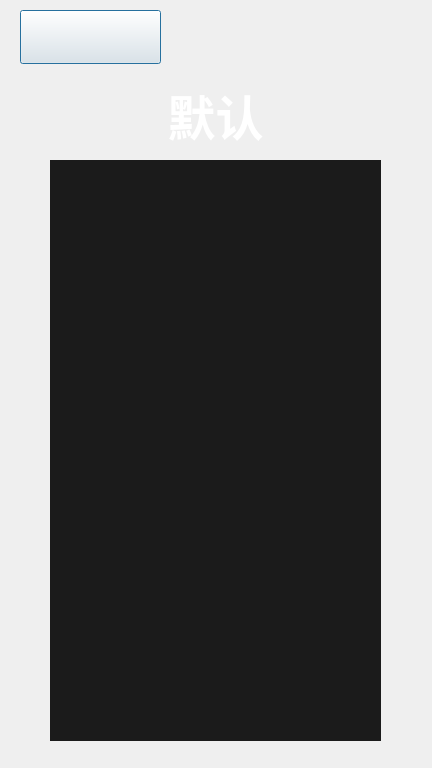
<?xml version="1.0" encoding="UTF-8"?>
<ui version="4.0">
 <class>RegionalAreaSelect</class>
 <widget class="QDialog" name="RegionalAreaSelect">
  <property name="geometry">
   <rect>
    <x>0</x>
    <y>0</y>
    <width>432</width>
    <height>768</height>
   </rect>
  </property>
  <property name="windowTitle">
   <string>疫情地图管理系统</string>
  </property>
  <widget class="QPushButton" name="exitButton">
   <property name="geometry">
    <rect>
     <x>20</x>
     <y>10</y>
     <width>141</width>
     <height>54</height>
    </rect>
   </property>
   <property name="styleSheet">
    <string notr="true">border-image: url(:/GUI/UI_btn_cancel_round.png);</string>
   </property>
  </widget>
  <widget class="QLabel" name="placeName">
   <property name="geometry">
    <rect>
     <x>50</x>
     <y>20</y>
     <width>54</width>
     <height>12</height>
    </rect>
   </property>
   <property name="text">
    <string/>
   </property>
  </widget>
  <widget class="QLabel" name="UI_display">
   <property name="geometry">
    <rect>
     <x>0</x>
     <y>0</y>
     <width>432</width>
     <height>768</height>
    </rect>
   </property>
   <property name="text">
    <string>&lt;html&gt;&lt;head/&gt;&lt;body&gt;&lt;p&gt;&lt;img src=&quot;:/GUI/UI_display.png&quot;/&gt;&lt;/p&gt;&lt;/body&gt;&lt;/html&gt;</string>
   </property>
  </widget>
  <widget class="QLabel" name="nameLabel">
   <property name="geometry">
    <rect>
     <x>60</x>
     <y>90</y>
     <width>311</width>
     <height>51</height>
    </rect>
   </property>
   <property name="font">
    <font>
     <family>思源宋体 CN Heavy</family>
     <pointsize>36</pointsize>
     <weight>75</weight>
     <bold>true</bold>
    </font>
   </property>
   <property name="layoutDirection">
    <enum>Qt::LeftToRight</enum>
   </property>
   <property name="styleSheet">
    <string notr="true">color: rgb(255, 255, 255);</string>
   </property>
   <property name="text">
    <string>默认</string>
   </property>
   <property name="alignment">
    <set>Qt::AlignCenter</set>
   </property>
  </widget>
  <widget class="QPlainTextEdit" name="plainText">
   <property name="geometry">
    <rect>
     <x>50</x>
     <y>160</y>
     <width>331</width>
     <height>581</height>
    </rect>
   </property>
   <property name="font">
    <font>
     <family>思源黑体 CN Regular</family>
     <pointsize>16</pointsize>
    </font>
   </property>
   <property name="toolTipDuration">
    <number>-1</number>
   </property>
   <property name="styleSheet">
    <string notr="true">background-color: rgb(27, 27, 27);
color: rgb(255, 255, 255);</string>
   </property>
   <property name="frameShape">
    <enum>QFrame::NoFrame</enum>
   </property>
   <property name="readOnly">
    <bool>true</bool>
   </property>
   <property name="plainText">
    <string/>
   </property>
   <property name="centerOnScroll">
    <bool>false</bool>
   </property>
  </widget>
  <zorder>placeName</zorder>
  <zorder>UI_display</zorder>
  <zorder>exitButton</zorder>
  <zorder>nameLabel</zorder>
  <zorder>plainText</zorder>
 </widget>
 <resources/>
 <connections/>
</ui>
